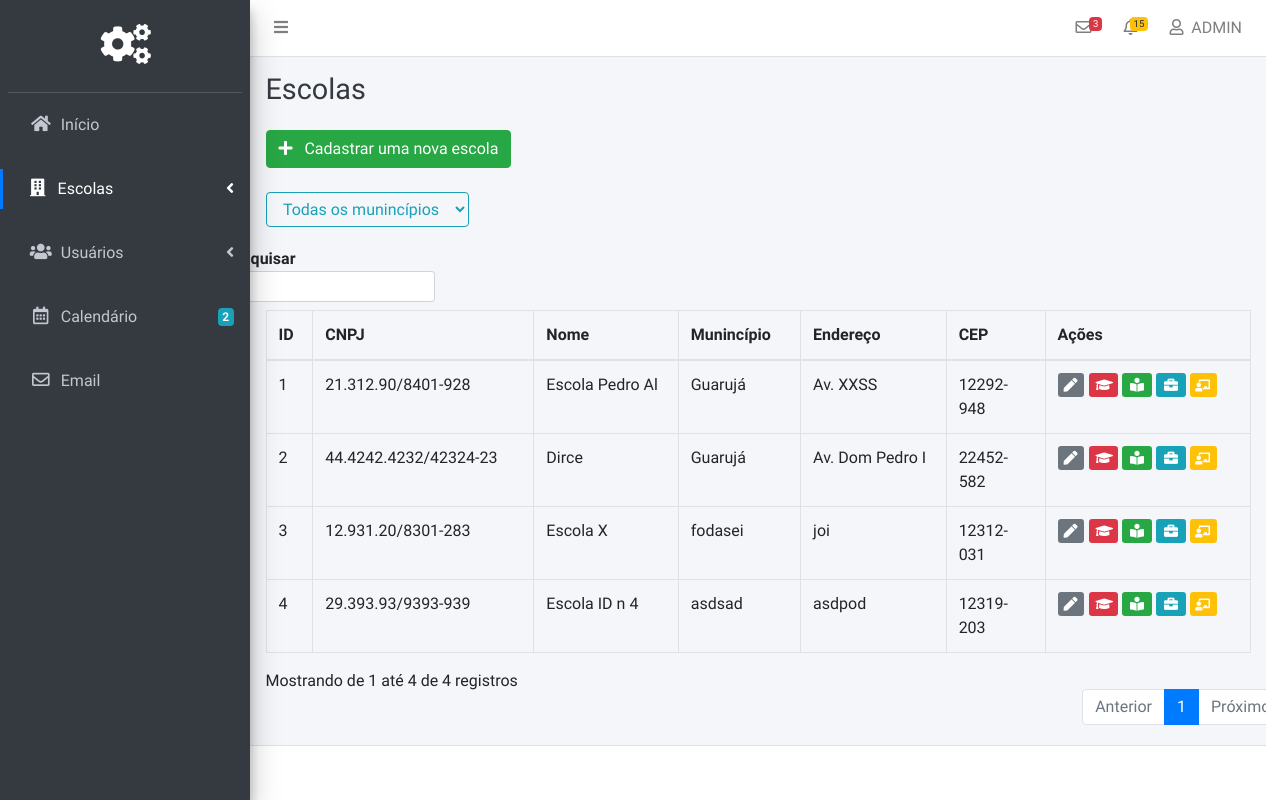
The app's page /Pages/Admin/escolas.php (signed in), older data.
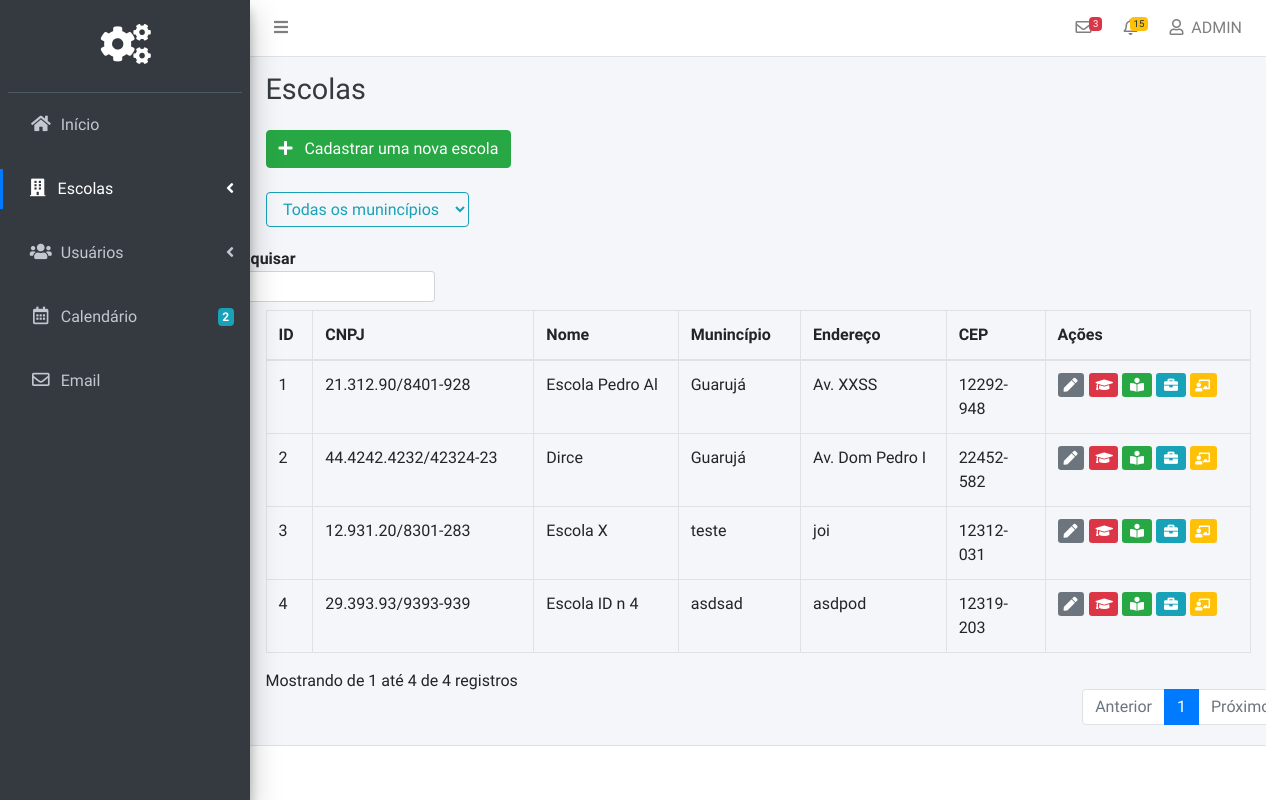
The same page, newer data.
### tables this page shows
CREATE TABLE `escolas` (
  `Escola_Codigo` bigint(20) NOT NULL,
  `Escola_CNPJ` varchar(255) NOT NULL,
  `Escola_Nome` varchar(255) NOT NULL,
  `Escola_CEP` varchar(255) NOT NULL,
  `Escola_Munincipio` varchar(255) NOT NULL,
  `Escola_Endereco` varchar(255) NOT NULL
);

### src/Pages/Admin/escolas.php (the view, shortened to what this page needs)
<?php
include('../../Scripts/Database/Connection.php');
?>
<!DOCTYPE html>
<html>
<head>
  <link rel="stylesheet" href="../../plugins/fontawesome-free/css/all.min.css">
<link rel="stylesheet" href="../../assets/Admin/css/style.css">
  <link rel="stylesheet" href="https://code.ionicframework.com/ionicons/2.0.1/css/ionicons.min.css">
  <link rel="stylesheet" href="../../plugins/tempusdominus-bootstrap-4/css/tempusdominus-bootstrap-4.min.css">
  <link rel="stylesheet" href="../../plugins/icheck-bootstrap/icheck-bootstrap.min.css">
  <link rel="stylesheet" href="../../plugins/jqvmap/jqvmap.min.css">
  <link rel="stylesheet" href="../../plugins/toastr/toastr.min.css">
  <link rel="stylesheet" href="../../assets/Global/css/adminlte.min.css">
  <link rel="stylesheet" href="../../assets/Global/css/style.css">
  <link rel="stylesheet" href="../../plugins/overlayScrollbars/css/OverlayScrollbars.min.css">
  <link rel="stylesheet" href="../../plugins/daterangepicker/daterangepicker.css">
  <link rel="stylesheet" href="../../plugins/summernote/summernote-bs4.css">
</head>
<body class="hold-transition sidebar-mini layout-fixed">
<div class="wrapper">
  <nav class="main-header navbar navbar-expand navbar-white navbar-light">
    <ul class="navbar-nav">
      <li class="nav-item">
        <a class="nav-link" data-widget="pushmenu" href="#" role="button"><i class="fas fa-bars"></i></a>
      </li>
    </ul>
    <ul class="navbar-nav ml-auto">
      <li class="nav-item dropdown">
        <a class="nav-link" data-toggle="dropdown" href="#">
          <i class="far fa-envelope"></i>
          <span class="badge badge-danger navbar-badge">3</span>
        </a>
      </li>
      <li class="nav-item dropdown">
        <a class="nav-link" data-toggle="dropdown" href="#">
          <span class="badge badge-warning navbar-badge">15</span>
        </a>
      </li>
      <li class="nav-item dropdown">
        <a class="nav-link" data-toggle="dropdown" href="#">
          <i class="far fa-user"></i>&nbsp;
ADMIN        </a>
      </li>
    </ul>
  </nav>
  <aside class="main-sidebar sidebar-dark-primary elevation-4">
    <div class="sidebar">
      <div class="user-panel mt-3 pb-3 mb-3 d-flex">
        <div class="image">
        </div>
        <div class="pageLogo">
       <i class="fa fa-cogs"></i>
        </div>
      </div>
      <nav class="mt-2">
        <ul class="nav nav-pills nav-sidebar nav-legacy flex-column" data-widget="treeview" role="menu" data-accordion="false">
          <li class="nav-item ">
            <a href="home.php" class="nav-link">
              <i class="nav-icon fas fa-home"></i>
              <p>
                Início
              </p>
            </a>
          </li>
        <br>
          <li class="nav-item has-treeview">
            <a href="#" class="nav-link active">
              <i class="nav-icon fas fa-building"></i>
              <p>
                Escolas
                <i class="fas fa-angle-left right"></i>
              </p>
            </a>
          </li>
<br>
          <li class="nav-item has-treeview">
            <a href="#" class="nav-link">
              <i class="nav-icon fas fa-users"></i>
              <p>
                Usuários
                <i class="right fas fa-angle-left"></i>
              </p>
            </a>
          </li><br>
          <li class="nav-item">
            <a href="pages/calendar.html" class="nav-link">
              <i class="nav-icon far fa-calendar-alt"></i>
              <p>
                Calendário
                <span class="badge badge-info right">2</span>
              </p>
            </a>
          </li>
         <br>
          <li class="nav-item">
            <a href="#" class="nav-link">
              <i class="nav-icon far fa-envelope"></i>
              <p>
                Email
              </p>
            </a>
          </li>
        </ul>
      </nav>
    </div>
  </aside>
  <div class="content-wrapper">
    <div class="content-header">
      <div class="container-fluid">
        <div class="row mb-2">
          <div class="col-sm-6">
            <h1 class="m-0 text-dark">Escolas</h1>
          </div>
        </div>
      </div>
    </div>
    <section class="content">
      <div class="container-fluid">
        <button class="btn btn-success" type="button" name="button" data-toggle="modal" data-target="#RegistrarEscola"><i class="fa fa-plus"></i> &nbsp;  Cadastrar uma nova escola</button>
        <br><br>
  <select class="btn btn-outline-info" name="filtroEscola" id="filtroEscola">
          <option selected value="">Todas os munincípios</option>
</select>
        <table class="table table-bordered display" id="tabela" width="100%" cellspacing="0">
          <form action="" id="myform">
        <thead>
         <tr>
           <th>ID</th>
      <th>CNPJ</th>
        <th>Nome</th>
        <th>Munincípio</th>
        <th>Endereço</th>
<th>CEP </th>
               <th>Ações</th>
      </tr>
        </thead>
      <tbody>
<?php
$result =  mysqli_query($conn,"SELECT * FROM escolas");
while($row = mysqli_fetch_array($result))
{
echo "<tr>";
echo "<td>" . $row['Escola_Codigo'] . "</td>";
echo "<td>" . $row['Escola_CNPJ'] . "</td>";
echo "<td>" . $row['Escola_Nome'] . "</td>";
echo "<td>" . $row['Escola_Munincipio'] . "</td>";
echo "<td>" . $row['Escola_Endereco'] . "</td>";
echo "<td>" . $row['Escola_CEP'] . "</td>";
echo '<td><a class="btn-sm  btn-secondary btnEditar" id="editar" href="#"> <i class="fa fa-pen"></i>   </a>
&nbsp;
  <a class="btn-sm btn-danger btnProfessores" name="professores" href="#"><i class="fa fa-graduation-cap"></i></a>
  <a class="btn-sm btn-success btnAlunos" name="alunos" href="#"><i class="fa fa-book-reader"></i></a>
  <a class="btn-sm btn-info  btnFuncionarios" name="funcionarios" href="#"><i class="fa fa-briefcase"></i></a>
  <a class="btn-sm btn-warning text-white btnTurmas" name="turmas" href="#"><i class="fa fa-chalkboard-teacher"></i></a>
</td>';
echo "</tr>";
}
?>
      </tbody>
      </table>
      </div>
    </section>
  </div>
  <footer class="main-footer">
  </footer>
</div>
</body>
</html>

### src/assets/Admin/css/style.css (style rules this page uses)
.btnEditar { margin-right: -2.5px; }
.fa-pen { font-size: 14px; margin-left: -2px; margin-right: -5px; }
.fa-graduation-cap { margin-left: -2px; margin-right: -3px; }
.fa-chalkboard-teacher { margin-left: -3px; margin-right: -1px; font-size: 12px; }

### src/assets/Global/css/style.css (style rules this page uses)
.pageLogo { color: #fff; font-size: 40px; margin-left: 80px; }

Row changes from the older to the newer data that the page shows:
changed escolas "Escola X": Escola_Munincipio "fodasei" → "teste"
